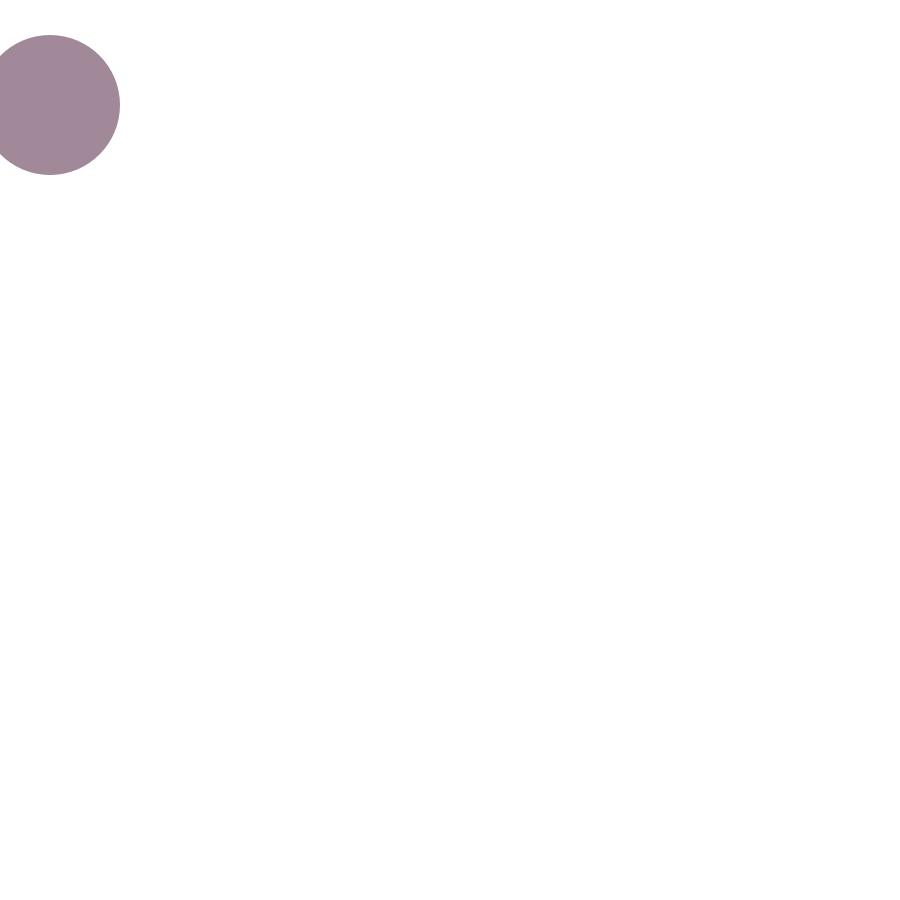
Frame 1 (no input)
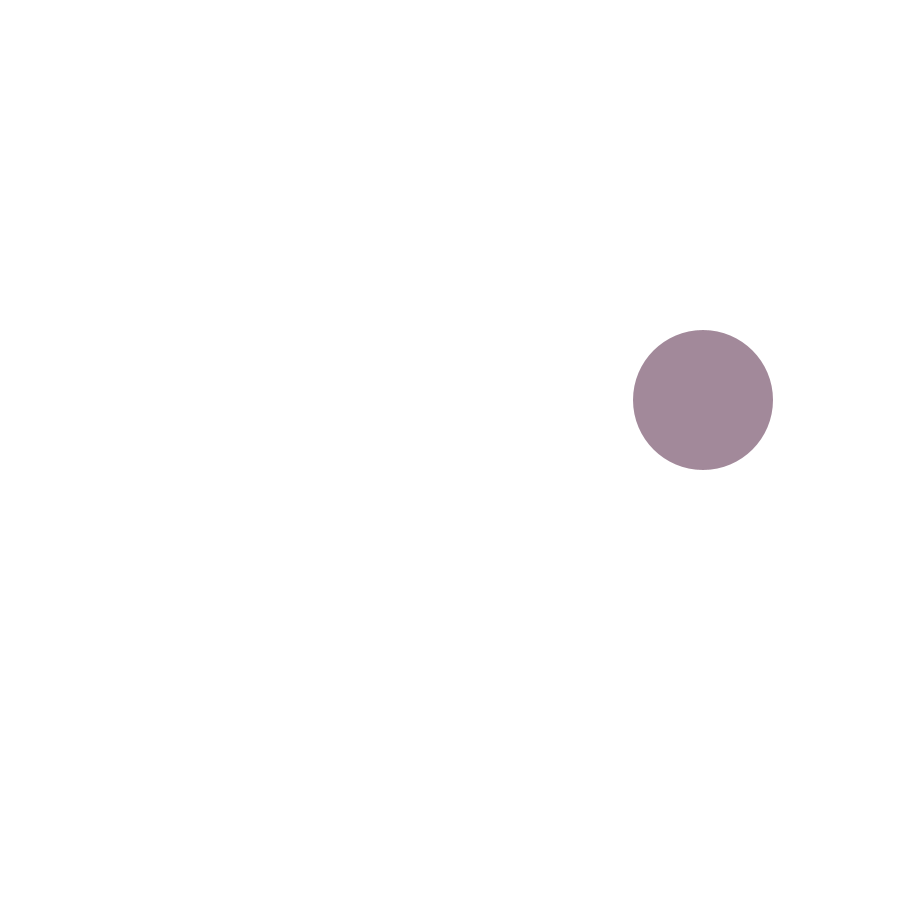
Frame 60 (the mouse pressed at the canvas centre just before this capture)
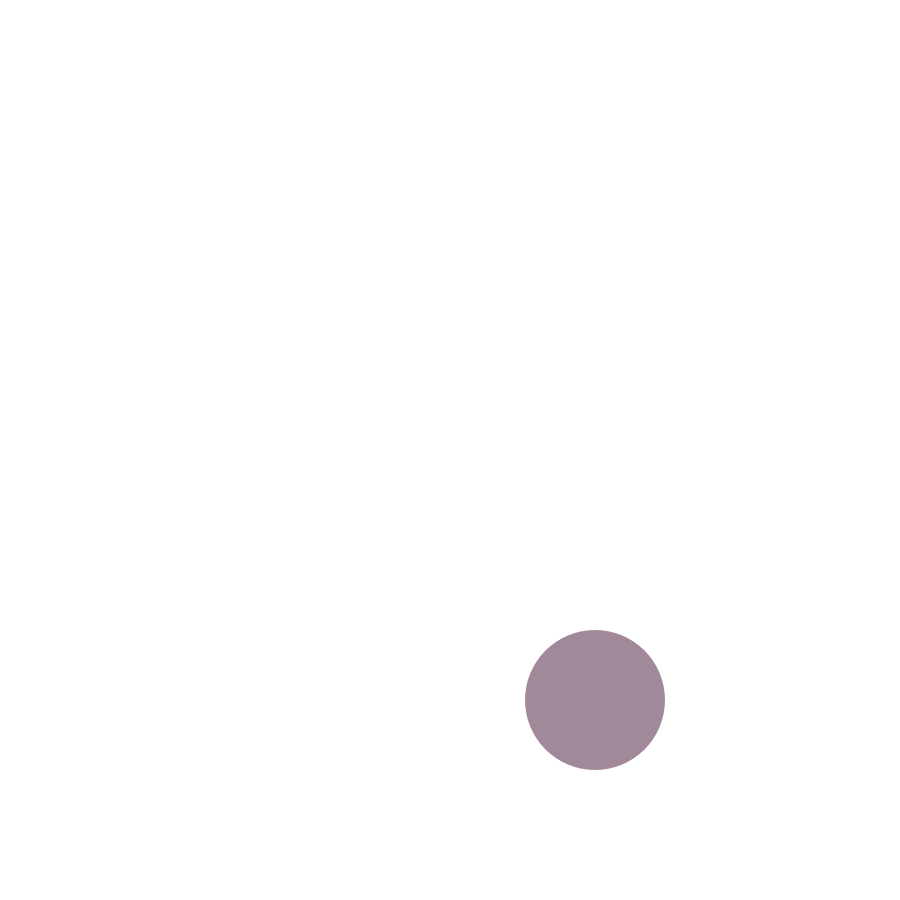
Frame 120 (the mouse held since frame 60 and released just before this capture)

The Processing sketch that drew these frames (run headless with seeded random() and noise(); from frame 60 on, the mouse is pressed at the canvas centre):

// Processing sketch: karen_test_
// ── karen_test_.pde
//Karen Ng
//Slow Code Assignment 1
//Sept 11, 2014
// Mouse press for random circles 

int x = 10;
int dx = 2;
int y = 5;
int dy = 5;

void setup() {
size (900, 900);
noStroke();
}

void draw () {
  
  frameRate(25);
  background (255, 255, 255); //so animation does not leave trail
  
  fill (97, 54, 84, 150); //circle's fill
  ellipse (x+40, y+100, 140, 140); //ellipse size
 
  x = x+dx;
  y = y+dy;
  
  if(x+80 > width) { //so it doesn't bounce off R-side of screen
     dx -= 1; 
  }   
  
  if(x-80 < 0) { //so it doesn't bounce off L-side of screen
     dx += 1;   
  } 
  
   if(y+80 > height) { //so it doesn't bounce off R-side of screen
     dy -= 1; 
  }   
  
  if(y-10 < 0) { //so it doesn't bounce off L-side of screen
     dy += 1;   
  } 
  
  if (mousePressed && (mouseButton == LEFT)) {
    clear();
    noStroke();
    frameRate (14);
    background (255, 255, 255);
    
    fill (249, 212, 222, 20);
    ellipse (random(width), y+20, 20, 20);
    
    fill (249, 212, 222, 80);
    ellipse (random(width), y+20, 20, 20);
    y = y+dy; //second ellipse goes down the screen
   
    fill (249, 212, 222, 130);
    ellipse (random(width), y+60, 40, 40);
    y = y+dy; //second ellipse goes down the screen
    
    fill (255, 255, 255, 110);
    ellipse (random(width), y+180, 50, 80);
    y = y+dy; //second ellipse goes down the screen
    
    if(y+80 > height) { //so it doesn't bounce off R-side of screen
     dy -= 1; 
    }   
  
    if(y-80 < 0) { //so it doesn't bounce off L-side of screen
     dy += 1;   
  } 
  }
  
}

   
  
